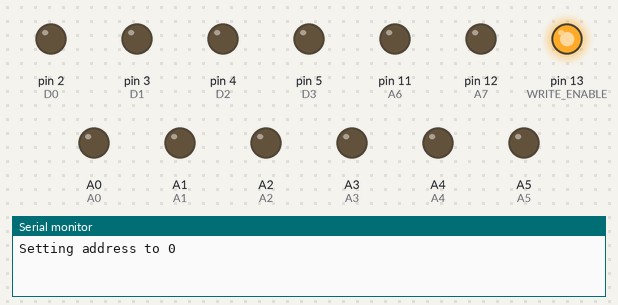
A sketch run on a simulated Arduino Nano, built with avr-gcc and run on an emulated ATmega328P. Shown: output pins drawn as LEDs (lit = HIGH), the last lines printed to the serial monitor. Pins used as bus, display or sensor lines are not drawn.

Above: at 0.1 s.
At 4.3 s:
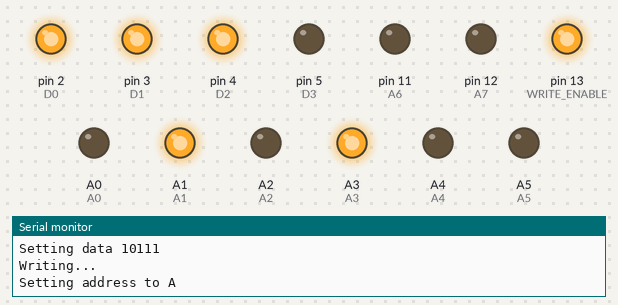
At 5.5 s:
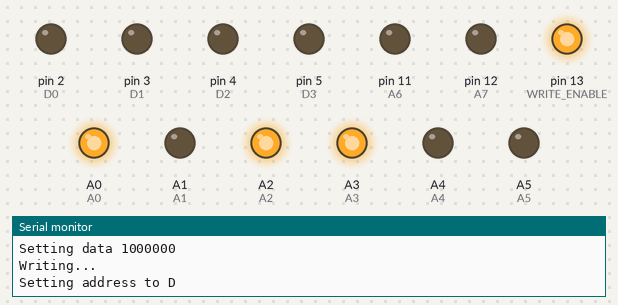
At 6.4 s:
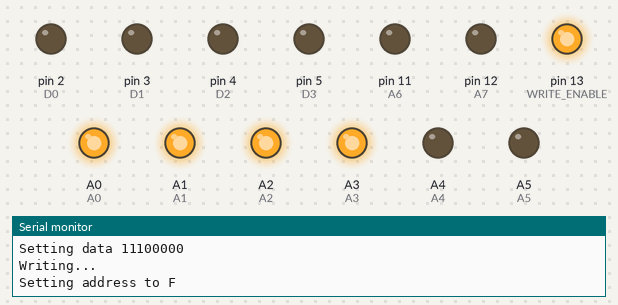
At 8.0 s:
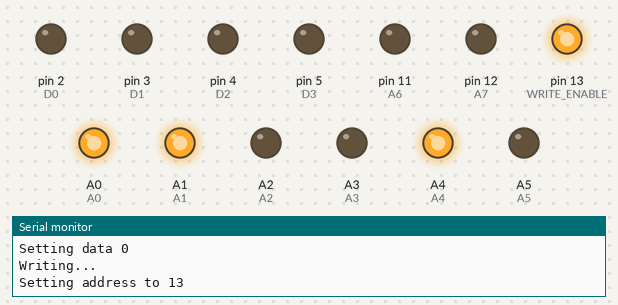
At 9.9 s:
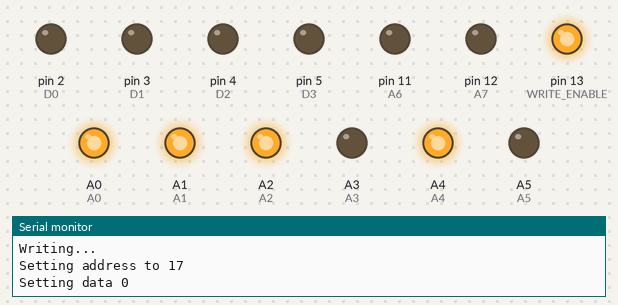
Timing chart, 0 to 11.6 s (numbered marks = the images above):
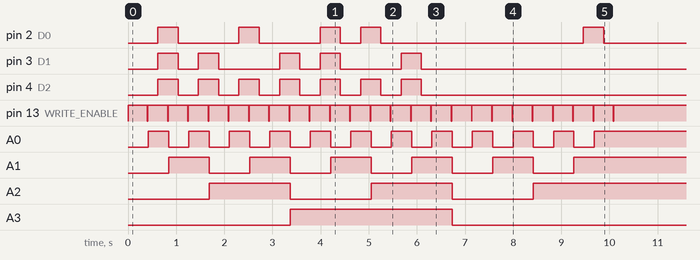

The sketch:

assembler.ino
```cpp
#include <Arduino.h>

// Data pins
#define D0 2
#define D1 3
#define D2 4
#define D3 5
#define D4 6
#define D5 7
#define D6 8
#define D7 9

// Address pins
#define A0 14
#define A1 15
#define A2 16
#define A3 17
#define A4 18
#define A5 19
#define A6 11
#define A7 12

#define WRITE_ENABLE 13

void setAddress(int address)
{
    digitalWrite(A0, (address >> 0) & 1);
    digitalWrite(A1, (address >> 1) & 1);
    digitalWrite(A2, (address >> 2) & 1);
    digitalWrite(A3, (address >> 3) & 1);
    digitalWrite(A4, (address >> 4) & 1);
    digitalWrite(A5, (address >> 5) & 1);
    digitalWrite(A6, (address >> 6) & 1);
    digitalWrite(A7, (address >> 7) & 1);
}

void setData(byte value)
{
    digitalWrite(D0, (value >> 0) & 1);
    digitalWrite(D1, (value >> 1) & 1);
    digitalWrite(D2, (value >> 2) & 1);
    digitalWrite(D3, (value >> 3) & 1);
    digitalWrite(D4, (value >> 4) & 1);
    digitalWrite(D5, (value >> 5) & 1);
    digitalWrite(D6, (value >> 6) & 1);
    digitalWrite(D7, (value >> 7) & 1);
}

byte addition[] = {
    0b00011110, // 0 - LDA 14
    0b00101111, // 1 - ADD 15
    0b11100000, // 2 - OUT
    0b11110000, // 3 - HLT
    0b00000000, // 4 - NOP
    0b00000000, // 5 - NOP
    0b00000000, // 6 - NOP
    0b00000000, // 7 - NOP
    0b00000000, // 8 - NOP
    0b00000000, // 9 - NOP
    0b00000000, // 10 - NOP
    0b00000000, // 11 - NOP
    0b00000000, // 12 - NOP
    0b00000000, // 13 - NOP
    0b00000101, // 14 - NOP 5
    0b00000101, // 15 - NOP 5
};

// byte multiplication[] ={
//     0b00011110, // 0 - LDA 14
//     0b00111100, // 1 - SUB 12
//     0b01110110, // 2 - JC 6
//     0b00011101, // 3 - LDA 13
//     0b11100000, // 4 - OUT
//     0b11110000, // 5 - HLT
//     0b01001110, // 6 - STA 14
//     0b00011101, // 7 - LDA 13
//     0b00101111, // 8 - ADD 15
//     0b01001101, // 9 - STA 13
//     0b01100000, // 10 - JMP
//     0b00000000, // 11 - NOP
//     0b00000001, // 12 - NOP 1
//     0b00000000, // 13 - NOP
//     0b00001000, // 14 - NOP 8
//     0b00001000, // 15 - NOP 8
// };

byte multiplication[] = {
    0b00010000, // 0 - ISTR: lda
    0b00010111, // 1 - MEM: 23
    0b00100000, // 2 - ISTR: add
    0b00010110, // 3 - MEM: 22
    0b01000000, // 4 - ISTR: sta
    0b00010101, // 5 - MEM: 21
    0b00010000, // 6 - ISTR: lda
    0b00010110, // 7 - MEM: 22
    0b01000000, // 8 - ISTR: sta
    0b00010111, // 9 - MEM: 23
    0b00010000, // 10 - ISTR: lda
    0b00010101, // 11 - MEM: 21
    0b01000000, // 12 - ISTR: sta
    0b00010110, // 13 - MEM: 22
    0b11100000, // 14 - out
    0b01100000, // 15 - ISTR: jmp
    0b00000000, // 16 - MEM: 0
    0b00000000, // 17 - NOP
    0b00000000, // 18 - NOP
    0b00000000, // 19 - NOP
    0b00000000, // 20 - NOP
    0b00000000, // 21 - NOP
    0b00000001, // 22 - DATA
    0b00000000, // 23 - NOP
};

void setup()
{
    Serial.begin(57600);
    pinMode(LED_BUILTIN, OUTPUT);
    digitalWrite(LED_BUILTIN, LOW);

    digitalWrite(WRITE_ENABLE, HIGH);
    pinMode(WRITE_ENABLE, OUTPUT);

    digitalWrite(D0, LOW);
    digitalWrite(D1, LOW);
    digitalWrite(D2, LOW);
    digitalWrite(D3, LOW);
    digitalWrite(D4, LOW);
    digitalWrite(D5, LOW);
    digitalWrite(D6, LOW);
    digitalWrite(D7, LOW);

    pinMode(D0, OUTPUT);
    pinMode(D1, OUTPUT);
    pinMode(D2, OUTPUT);
    pinMode(D3, OUTPUT);
    pinMode(D4, OUTPUT);
    pinMode(D5, OUTPUT);
    pinMode(D6, OUTPUT);
    pinMode(D7, OUTPUT);

    pinMode(A0, OUTPUT);
    pinMode(A1, OUTPUT);
    pinMode(A2, OUTPUT);
    pinMode(A3, OUTPUT);
    pinMode(A4, OUTPUT);
    pinMode(A5, OUTPUT);
    pinMode(A6, OUTPUT);
    pinMode(A7, OUTPUT);

    byte program[sizeof(multiplication)];
    memcpy(program, multiplication, sizeof(multiplication));

    for (int address = 0; address < sizeof(program); address++)
    {
        Serial.print("Setting address to ");
        Serial.println(address, HEX);
        setAddress(address);
        delay(200);

        Serial.print("Setting data ");
        Serial.println(program[address], BIN);
        setData(program[address]);
        delay(200);

        Serial.println("Writing...");
        digitalWrite(WRITE_ENABLE, LOW);
        delay(10);
        digitalWrite(WRITE_ENABLE, HIGH);
        delay(10);
    }
    Serial.println("Done.");
}

void loop()
{
}
```
